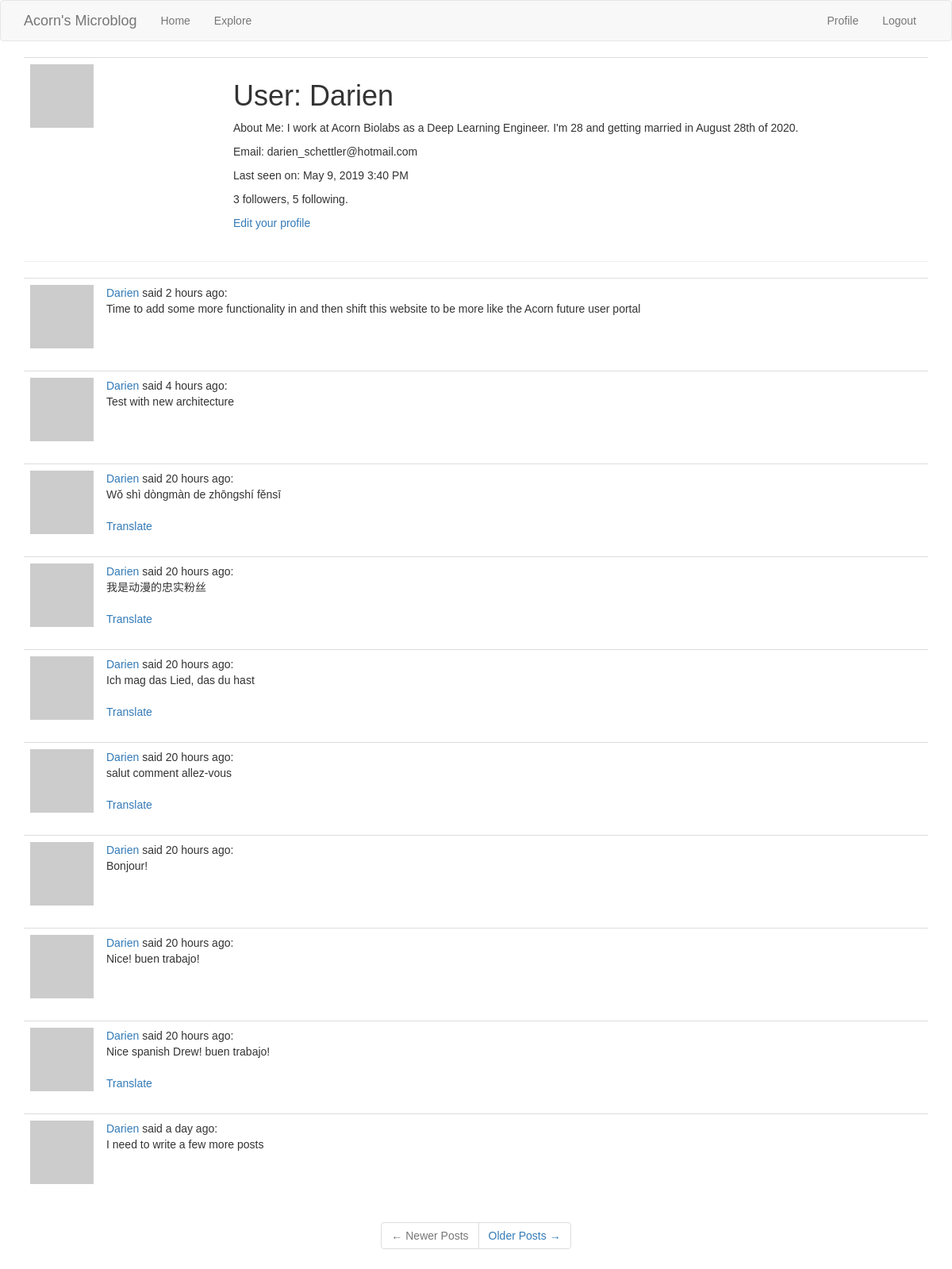
Before: /user/Darien (signed in) with the older database file.
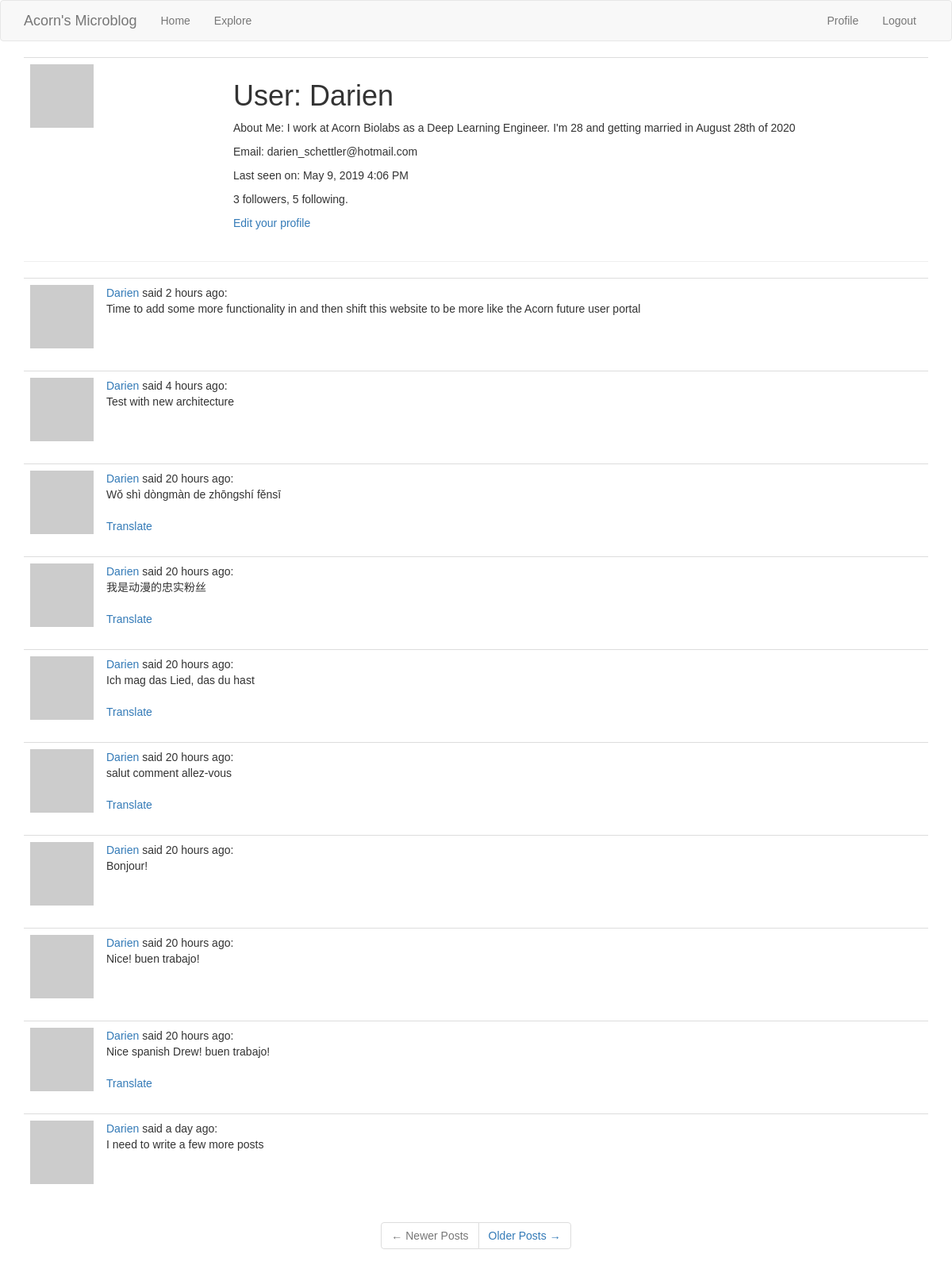
After: the same page with the newer database file.
### app/models.py (models this page shows, shortened)
class User(UserMixin, db.Model):
    id = db.Column(db.Integer, primary_key=True)
    username = db.Column(db.String(64), index=True, unique=True)
    email = db.Column(db.String(120), index=True, unique=True)
    password_hash = db.Column(db.String(128))
    posts = db.relationship('Post', backref='author', lazy='dynamic')
    followed = db.relationship('User',
                               secondary=followers,
                               primaryjoin=(followers.c.follower_id == id),
                               secondaryjoin=(followers.c.followed_id == id),
                               backref=db.backref('followers',
                                                  lazy='dynamic'),
                               lazy='dynamic')
    about_me = db.Column(db.String(140))
    last_seen = db.Column(db.DateTime, default=datetime.utcnow)
    def avatar(self, size):
        digest = md5(self.email.lower().encode('utf-8')).hexdigest()
        return 'https://www.gravatar.com/avatar/{}?d=identicon&s={}'.format(digest, size)

class Post(db.Model):
    id = db.Column(db.Integer, primary_key=True)
    body = db.Column(db.String(140))
    timestamp = db.Column(db.DateTime, index=True, default=datetime.utcnow)
    user_id = db.Column(db.Integer, db.ForeignKey('user.id'))
    language = db.Column(db.String(5))

### app/main/routes.py (the view)
@bp.route('/user/<username>')
@login_required
def user(username):
    user = User.query.filter_by(username=username).first_or_404()
    page = request.args.get('page', 1, type=int)
    posts = user.posts.order_by(Post.timestamp.desc()).paginate(page, current_app.config['POSTS_PER_PAGE'], False)
    next_url = url_for('main.user', username=user.username, page=posts.next_num) if posts.has_next else None
    prev_url = url_for('main.user', username=user.username, page=posts.prev_num) if posts.has_prev else None
    return render_template('user.html', user=user, posts=posts.items, next_url=next_url, prev_url=prev_url)

### app/main/routes.py (called while the page is built)
@bp.before_request
def before_request():
    g.locale = str(get_locale())
    if current_user.is_authenticated:
        current_user.last_seen = datetime.utcnow()
        db.session.commit()

### app/models.py (called while the page is built)
@login.user_loader
def load_user(id):
    return User.query.get(int(id))  # DB may use numeric ID hence the int conversion

### app/templates/user.html
{% extends "base.html" %}
{% block app_content %}
    <table class="table table-hover">
        <tr>
            <td width="256px">
                <img src="{{ user.avatar(256) }}">
            </td>
            <td>
                <h1>User: {{ user.username }}</h1>
                {% if user.about_me %}
                    <p>
                        About Me: {{ user.about_me }}
                    </p>
                {% endif %}
                <p>
                    Email: {{ user.email }}
                </p>
                {% if user.last_seen %}
                    <p>
                        Last seen on: {{ moment(user.last_seen).format('LLL') }}
                    </p>
                {% endif %}
                <p>{{ user.followers.count() }} followers, {{ user.followed.count() }} following.</p>
                {% if user == current_user %}
                    <p>
                        <a href="{{ url_for('main.edit_profile') }}">
                            Edit your profile
                        </a>
                    </p>
                {% elif not current_user.is_following(user) %}
                    <p>
                        <a href="{{ url_for('main.follow', username=user.username) }}">
                            Follow
                        </a>
                    </p>
                {% else %}
                    <p>
                        <a href="{{ url_for('main.unfollow', username=user.username) }}">
                            Un-Follow
                        </a>
                    </p>
                {% endif %}
            </td>
        </tr>
    </table>
    <hr>
    {% for post in posts %}
        {% include '_post.html' %}
    {% endfor %}
    <div class="row text-center">
        <nav aria-label="...">
            <ul class="pagination">
                <li class="page-item{% if not prev_url %} disabled{% endif %}">
                    <a class="page-link" href="{{ prev_url or '#' }}" tabindex="{% if not prev_url %}-1{%else%}1{%endif%}">
                        <span aria-hidden="true">&larr;</span> Newer Posts
                    </a>
                </li>
                <li class="page-item{% if not next_url %} disabled{% endif %}">
                    <a class="page-link" href="{{ next_url or '#' }}" tabindex="{% if not next_url %}-1{%else%}1{%endif%}">
                        Older Posts <span aria-hidden="true">&rarr;</span>
                    </a>
                </li>
            </ul>
        </nav>
    </div>
{% endblock %}

### app/templates/base.html (shortened to what this page needs)
{% extends 'bootstrap/base.html' %}
{% block styles %}
{{super()}}
<link rel="stylesheet" href="https://use.typekit.net/kzu4phf.css">
<link rel="stylesheet" type="text/css" href="{{url_for('static', filename='css/main.css')}}">
{% endblock %}
{% block navbar %}
    <nav class="navbar navbar-default">
        <div class="container">
            <div class="navbar-header">
                <a class="navbar-brand" href="{{ url_for('main.index') }}">
                    Acorn's Microblog
                </a>
            </div>
            <div class="collapse navbar-collapse" id="bs-example-navbar-collapse-1">
                <ul class="nav navbar-nav">
                    <li>
                        <a href="{{ url_for('main.index') }}">
                            Home
                        </a>
                    </li>
                    <li>
                        <a href="{{ url_for('main.explore') }}">
                            Explore
                        </a>
                    </li>
                </ul>
                <ul class="nav navbar-nav navbar-right">
                    {% if current_user.is_anonymous %}
                        <li>
                            <a href="{{ url_for('auth.login') }}">
                                Login
                            </a>
                        </li>
                        {% else %}
                        <li>
                            <a href="{{ url_for('main.user', username=current_user.username) }}">
                                Profile
                            </a>
                        </li>
                        <li>
                            <a href="{{ url_for('auth.logout') }}">
                                Logout
                            </a>
                        </li>
                    {% endif %}
                </ul>
            </div>
        </div>
    </nav>
{% endblock %}
{% block content %}
    <div class="container">
        {% block app_content %}{% endblock %}
    </div>
{% endblock %}

### app/templates/_post.html
<table class="table table-hover">
        <tr>
            <td width="70px">
                <a href="{{ url_for('main.user', username=post.author.username) }}">
                    <img src="{{ post.author.avatar(70) }}" />
                </a>
            </td>
            <td>
                <a class="font-weight-bold" style="text-decoration:none;" href="{{ url_for('main.user', username=post.author.username) }}">
                    {{ post.author.username }}
                </a>
                said {{ moment(post.timestamp).fromNow() }}:
                <br>
                <span id="post{{ post.id }}">
                    {{ post.body }}
                </span>
                {% if post.language and post.language != g.locale %}
                <br><br>
                <span id="translation{{ post.id }}">
                    <a href="javascript:translate(
                                '#post{{ post.id }}',
                                '#translation{{ post.id }}',
                                '{{ post.language }}',
                                '{{ g.locale }}');">{{ 'Translate' }}
                    </a>
                </span>
                {% endif %}
            </td>
        </tr>
    </table>

### app/static/css/main.css (style rules this page uses)
html { font-family: commuters-sans, sans-serif; }
body { font-family: commuters-sans, sans-serif; }

Changed rows visible on the page:
changed User "Darien": about_me "I work at Acorn Biolabs as a Deep Learning Engineer. I'm 28 and getting married in August 28th of 2020." → "I work at Acorn Biolabs as a Deep Learning Engineer. I'm 28 and getting married in August 28th of 2020"; last_seen "May 9, 2019 3:40 PM" → "May 9, 2019 4:06 PM"
